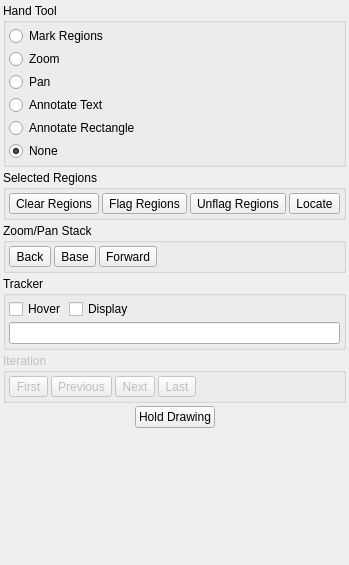
<ui version="4.0" >
 <class>ToolsTab</class>
 <widget class="QWidget" name="ToolsTab" >
  <property name="geometry" >
   <rect>
    <x>0</x>
    <y>0</y>
    <width>275</width>
    <height>565</height>
   </rect>
  </property>
  <property name="sizePolicy" >
   <sizepolicy vsizetype="Preferred" hsizetype="Maximum" >
    <horstretch>0</horstretch>
    <verstretch>0</verstretch>
   </sizepolicy>
  </property>
  <property name="maximumSize" >
   <size>
    <width>275</width>
    <height>16777215</height>
   </size>
  </property>
  <property name="windowTitle" >
   <string>PlotMS Tools Tab</string>
  </property>
  <layout class="QVBoxLayout" >
   <property name="spacing" >
    <number>3</number>
   </property>
   <property name="leftMargin" >
    <number>3</number>
   </property>
   <property name="topMargin" >
    <number>3</number>
   </property>
   <property name="rightMargin" >
    <number>3</number>
   </property>
   <property name="bottomMargin" >
    <number>3</number>
   </property>
   <item>
    <widget class="QGroupBox" name="handBox" >
     <property name="title" >
      <string>Hand Tool</string>
     </property>
     <layout class="QVBoxLayout" >
      <property name="spacing" >
       <number>3</number>
      </property>
      <property name="leftMargin" >
       <number>3</number>
      </property>
      <property name="topMargin" >
       <number>3</number>
      </property>
      <property name="rightMargin" >
       <number>3</number>
      </property>
      <property name="bottomMargin" >
       <number>3</number>
      </property>
      <item>
       <widget class="QRadioButton" name="handMarkRegions" >
        <property name="text" >
         <string>Mark Regions</string>
        </property>
        <property name="icon" >
         <iconset resource="../Gui/PlotMSPlotter.qrc" >:/actions/images/mark.png</iconset>
        </property>
       </widget>
      </item>
      <item>
       <widget class="QRadioButton" name="handZoom" >
        <property name="text" >
         <string>Zoom</string>
        </property>
        <property name="icon" >
         <iconset resource="../Gui/PlotMSPlotter.qrc" >:/actions/images/zoom.png</iconset>
        </property>
       </widget>
      </item>
      <item>
       <widget class="QRadioButton" name="handPan" >
        <property name="text" >
         <string>Pan</string>
        </property>
        <property name="icon" >
         <iconset resource="../Gui/PlotMSPlotter.qrc" >:/actions/images/pan.png</iconset>
        </property>
       </widget>
      </item>
      <item>
       <widget class="QRadioButton" name="handAnnotateText" >
        <property name="text" >
         <string>Annotate Text</string>
        </property>
        <property name="icon" >
         <iconset resource="../Gui/PlotMSPlotter.qrc" >:/actions/images/annotate_text.png</iconset>
        </property>
       </widget>
      </item>
      <item>
       <widget class="QRadioButton" name="handAnnotateRectangle" >
        <property name="text" >
         <string>Annotate Rectangle</string>
        </property>
        <property name="icon" >
         <iconset resource="../Gui/PlotMSPlotter.qrc" >:/actions/images/annotate_rectangle.png</iconset>
        </property>
       </widget>
      </item>
      <item>
       <widget class="QRadioButton" name="handNone" >
        <property name="text" >
         <string>None</string>
        </property>
        <property name="checked" >
         <bool>true</bool>
        </property>
       </widget>
      </item>
     </layout>
    </widget>
   </item>
   <item>
    <widget class="QGroupBox" name="regionsBox" >
     <property name="title" >
      <string>Selected Regions</string>
     </property>
     <layout class="QHBoxLayout" >
      <property name="spacing" >
       <number>3</number>
      </property>
      <property name="leftMargin" >
       <number>3</number>
      </property>
      <property name="topMargin" >
       <number>3</number>
      </property>
      <property name="rightMargin" >
       <number>3</number>
      </property>
      <property name="bottomMargin" >
       <number>3</number>
      </property>
      <item>
       <widget class="QToolButton" name="regionsClear" >
        <property name="toolTip" >
         <string>Clear Regions</string>
        </property>
        <property name="text" >
         <string>Clear Regions</string>
        </property>
        <property name="icon" >
         <iconset resource="../Gui/PlotMSPlotter.qrc" >:/actions/images/clear.png</iconset>
        </property>
       </widget>
      </item>
      <item>
       <widget class="QToolButton" name="regionsFlag" >
        <property name="toolTip" >
         <string>Flag Regions</string>
        </property>
        <property name="text" >
         <string>Flag Regions</string>
        </property>
        <property name="icon" >
         <iconset resource="../Gui/PlotMSPlotter.qrc" >:/actions/images/flag.png</iconset>
        </property>
       </widget>
      </item>
      <item>
       <widget class="QToolButton" name="regionsUnflag" >
        <property name="toolTip" >
         <string>Unflag Regions</string>
        </property>
        <property name="text" >
         <string>Unflag Regions</string>
        </property>
        <property name="icon" >
         <iconset resource="../Gui/PlotMSPlotter.qrc" >:/actions/images/unflag.png</iconset>
        </property>
       </widget>
      </item>
      <item>
       <widget class="QToolButton" name="regionsLocate" >
        <property name="toolTip" >
         <string>Locate</string>
        </property>
        <property name="text" >
         <string>Locate</string>
        </property>
        <property name="icon" >
         <iconset resource="../Gui/PlotMSPlotter.qrc" >:/actions/images/locate.png</iconset>
        </property>
       </widget>
      </item>
      <item>
       <spacer>
        <property name="orientation" >
         <enum>Qt::Horizontal</enum>
        </property>
        <property name="sizeHint" >
         <size>
          <width>40</width>
          <height>20</height>
         </size>
        </property>
       </spacer>
      </item>
     </layout>
    </widget>
   </item>
   <item>
    <widget class="QGroupBox" name="stackBox" >
     <property name="title" >
      <string>Zoom/Pan Stack</string>
     </property>
     <layout class="QHBoxLayout" >
      <property name="spacing" >
       <number>3</number>
      </property>
      <property name="leftMargin" >
       <number>3</number>
      </property>
      <property name="topMargin" >
       <number>3</number>
      </property>
      <property name="rightMargin" >
       <number>3</number>
      </property>
      <property name="bottomMargin" >
       <number>3</number>
      </property>
      <item>
       <widget class="QToolButton" name="stackBack" >
        <property name="toolTip" >
         <string>Back</string>
        </property>
        <property name="text" >
         <string>Back</string>
        </property>
        <property name="icon" >
         <iconset resource="../Gui/PlotMSPlotter.qrc" >:/actions/images/stack_back.png</iconset>
        </property>
       </widget>
      </item>
      <item>
       <widget class="QToolButton" name="stackBase" >
        <property name="toolTip" >
         <string>Base</string>
        </property>
        <property name="text" >
         <string>Base</string>
        </property>
        <property name="icon" >
         <iconset resource="../Gui/PlotMSPlotter.qrc" >:/actions/images/stack_base.png</iconset>
        </property>
       </widget>
      </item>
      <item>
       <widget class="QToolButton" name="stackForward" >
        <property name="toolTip" >
         <string>Forward</string>
        </property>
        <property name="text" >
         <string>Forward</string>
        </property>
        <property name="icon" >
         <iconset resource="../Gui/PlotMSPlotter.qrc" >:/actions/images/stack_forward.png</iconset>
        </property>
       </widget>
      </item>
      <item>
       <spacer>
        <property name="orientation" >
         <enum>Qt::Horizontal</enum>
        </property>
        <property name="sizeHint" >
         <size>
          <width>40</width>
          <height>20</height>
         </size>
        </property>
       </spacer>
      </item>
     </layout>
    </widget>
   </item>
   <item>
    <widget class="QGroupBox" name="trackerBox" >
     <property name="title" >
      <string>Tracker</string>
     </property>
     <layout class="QVBoxLayout" >
      <property name="spacing" >
       <number>3</number>
      </property>
      <property name="leftMargin" >
       <number>3</number>
      </property>
      <property name="topMargin" >
       <number>3</number>
      </property>
      <property name="rightMargin" >
       <number>3</number>
      </property>
      <property name="bottomMargin" >
       <number>3</number>
      </property>
      <item>
       <layout class="QHBoxLayout" >
        <property name="spacing" >
         <number>3</number>
        </property>
        <item>
         <widget class="QCheckBox" name="trackerHover" >
          <property name="text" >
           <string>Hover</string>
          </property>
         </widget>
        </item>
        <item>
         <widget class="QCheckBox" name="trackerDisplay" >
          <property name="text" >
           <string>Display</string>
          </property>
         </widget>
        </item>
        <item>
         <spacer>
          <property name="orientation" >
           <enum>Qt::Horizontal</enum>
          </property>
          <property name="sizeHint" >
           <size>
            <width>40</width>
            <height>20</height>
           </size>
          </property>
         </spacer>
        </item>
       </layout>
      </item>
      <item>
       <widget class="QLineEdit" name="trackerEdit" >
        <property name="readOnly" >
         <bool>true</bool>
        </property>
       </widget>
      </item>
     </layout>
    </widget>
   </item>
   <item>
    <widget class="QGroupBox" name="iterationBox" >
     <property name="enabled" >
      <bool>false</bool>
     </property>
     <property name="title" >
      <string>Iteration</string>
     </property>
     <layout class="QHBoxLayout" >
      <property name="spacing" >
       <number>3</number>
      </property>
      <property name="leftMargin" >
       <number>3</number>
      </property>
      <property name="topMargin" >
       <number>3</number>
      </property>
      <property name="rightMargin" >
       <number>3</number>
      </property>
      <property name="bottomMargin" >
       <number>3</number>
      </property>
      <item>
       <widget class="QToolButton" name="iterationFirst" >
        <property name="toolTip" >
         <string>First</string>
        </property>
        <property name="text" >
         <string>First</string>
        </property>
        <property name="icon" >
         <iconset resource="../Gui/PlotMSPlotter.qrc" >:/actions/images/first.png</iconset>
        </property>
       </widget>
      </item>
      <item>
       <widget class="QToolButton" name="iterationPrev" >
        <property name="toolTip" >
         <string>Previous</string>
        </property>
        <property name="text" >
         <string>Previous</string>
        </property>
        <property name="icon" >
         <iconset resource="../Gui/PlotMSPlotter.qrc" >:/actions/images/prev.png</iconset>
        </property>
       </widget>
      </item>
      <item>
       <widget class="QToolButton" name="iterationNext" >
        <property name="toolTip" >
         <string>Next</string>
        </property>
        <property name="text" >
         <string>Next</string>
        </property>
        <property name="icon" >
         <iconset resource="../Gui/PlotMSPlotter.qrc" >:/actions/images/next.png</iconset>
        </property>
       </widget>
      </item>
      <item>
       <widget class="QToolButton" name="iterationLast" >
        <property name="toolTip" >
         <string>Last</string>
        </property>
        <property name="text" >
         <string>Last</string>
        </property>
        <property name="icon" >
         <iconset resource="../Gui/PlotMSPlotter.qrc" >:/actions/images/last.png</iconset>
        </property>
       </widget>
      </item>
      <item>
       <spacer>
        <property name="orientation" >
         <enum>Qt::Horizontal</enum>
        </property>
        <property name="sizeHint" >
         <size>
          <width>40</width>
          <height>20</height>
         </size>
        </property>
       </spacer>
      </item>
     </layout>
    </widget>
   </item>
   <item>
    <layout class="QHBoxLayout" >
     <property name="spacing" >
      <number>0</number>
     </property>
     <item>
      <spacer>
       <property name="orientation" >
        <enum>Qt::Horizontal</enum>
       </property>
       <property name="sizeHint" >
        <size>
         <width>40</width>
         <height>20</height>
        </size>
       </property>
      </spacer>
     </item>
     <item>
      <widget class="QPushButton" name="holdReleaseDrawing" >
       <property name="text" >
        <string>Hold Drawing</string>
       </property>
       <property name="checkable" >
        <bool>true</bool>
       </property>
      </widget>
     </item>
     <item>
      <spacer>
       <property name="orientation" >
        <enum>Qt::Horizontal</enum>
       </property>
       <property name="sizeHint" >
        <size>
         <width>40</width>
         <height>20</height>
        </size>
       </property>
      </spacer>
     </item>
    </layout>
   </item>
   <item>
    <spacer>
     <property name="orientation" >
      <enum>Qt::Vertical</enum>
     </property>
     <property name="sizeHint" >
      <size>
       <width>20</width>
       <height>111</height>
      </size>
     </property>
    </spacer>
   </item>
  </layout>
 </widget>
 <resources>
  <include location="../Gui/PlotMSPlotter.qrc" />
 </resources>
 <connections/>
</ui>
